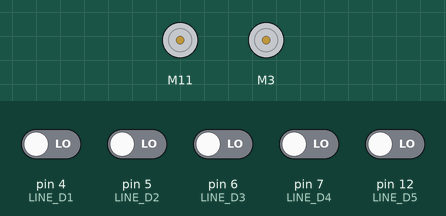
Simulated run of this sketch. Board: Arduino Uno, built with avr-gcc and run on an emulated ATmega328P. Shown: 2 × DC motor (green arrow = forward, orange = backward, longer = faster). The inputs (shaded band) are chosen by the test bench; at power-on: pin 4 (LINE_D1), pin 5 (LINE_D2), pin 6 (LINE_D3), pin 7 (LINE_D4), pin 12 (LINE_D5) LOW.

Above: at 1.2 s.
1.3 s: pin 4 (LINE_D1) driven HIGH
At 1.6 s:
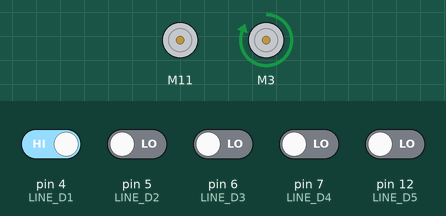
2.8 s: pin 5 (LINE_D2) driven HIGH
At 3.9 s:
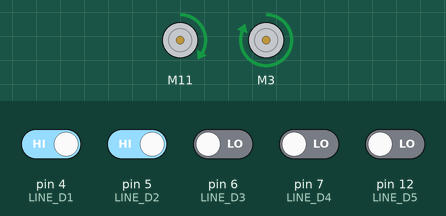
4.3 s: pin 4 (LINE_D1) driven LOW
At 5.1 s:
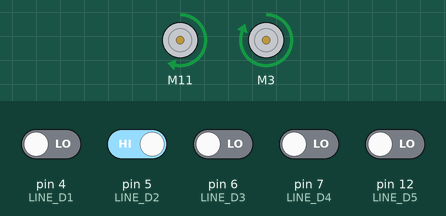
5.8 s: pin 6 (LINE_D3) driven HIGH
At 6.2 s:
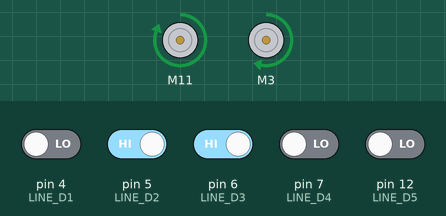
7.3 s: pin 5 (LINE_D2) driven LOW
At 8.5 s:
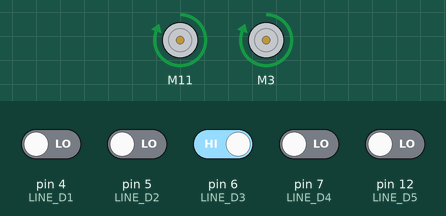
8.8 s: pin 12 (LINE_D5) driven HIGH
At 9.7 s:
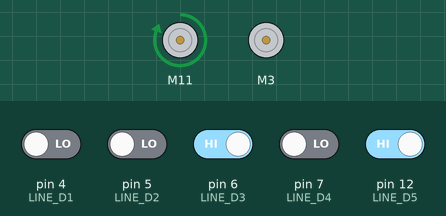
Timing chart, 0 to 11.3 s (numbered marks = the images above; inputs shaded):
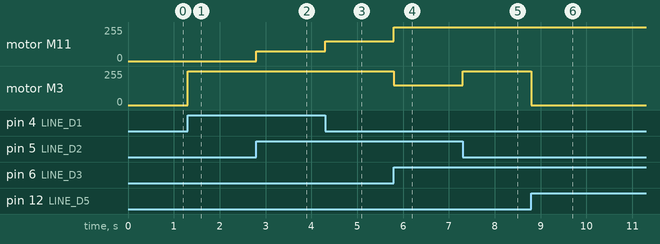

Measured:
- after the input at 1.3 s, motor M3: stopped → forward 255/255 at once
- after the input at 2.8 s, motor M11: stopped → forward 75/255 at once
- after the input at 4.3 s, motor M11: forward 75/255 → forward 150/255 at once
- after the input at 5.8 s, motor M11: forward 150/255 → forward 255/255 at once; motor M3: forward 255/255 → forward 150/255 at once
- after the input at 7.3 s, motor M3: forward 150/255 → forward 255/255 at once
- after the input at 8.8 s, motor M3: forward 255/255 → stopped at once

The sketch:

LFR_02.ino
```cpp
#include "CytronMotorDriver.h" //Include "Cytron Motor Library"
// Maker Line Sensor Pin Connection
#define LINE_D1   4
#define LINE_D2   5
#define LINE_D3   6
#define LINE_D4   7
#define LINE_D5   12

#define S0 0
#define S1 75
#define S2 150
#define S3 200
#define S4 255

// Configure the motor driver.
CytronMD motorL(PWM_PWM, 11, 10);   // motor 1 = Left motor, M1A = Pin 3, M1B = Pin 9.
CytronMD motorR(PWM_PWM, 3, 9); // motor 2= right motor, M2A = Pin 10, M2B = Pin 11.

void setup() {
  // put your setup code here, to run once:
  Serial.begin(9600);
  pinMode(LINE_D1, INPUT);
  pinMode(LINE_D2, INPUT);
  pinMode(LINE_D3, INPUT);
  pinMode(LINE_D4, INPUT);
  pinMode(LINE_D5, INPUT);
}

void loop() {
  // put your main code here, to run repeatedly:
  int D1 = digitalRead(LINE_D1);
  int D2 = digitalRead(LINE_D2);
  int D3 = digitalRead(LINE_D3);
  int D4 = digitalRead(LINE_D4);
  int D5 = digitalRead(LINE_D5);
  int arr[5] = {D1, D2, D3, D4, D5};

  // Convert the binary array to a decimal number
  int decimalNumber = 0;
  for (int i = 0; i < 5; i++) {
    decimalNumber = (decimalNumber << 1) | arr[i];
  }

  // Serial.print("Binary Array: ");
  // for (int i = 0; i < 5; i++) {
  //   Serial.print(arr[i]);
  // }
  // Serial.print(" -> Decimal Number: ");
  // Serial.println(decimalNumber);
  // delay(500);

if (decimalNumber==1) {
    motorL.setSpeed(S4);
   motorR.setSpeed(0);
}
 else if (decimalNumber==2) {
    motorL.setSpeed(S4);
   motorR.setSpeed(S2);
}
  else if (decimalNumber==3) {
    motorL.setSpeed(S4);
   motorR.setSpeed(S1);
}
 else if (decimalNumber==4) {
    motorL.setSpeed(S4);
   motorR.setSpeed(S4);
}
 else if (decimalNumber==5) {
    motorL.setSpeed(S4);
   motorR.setSpeed(0);
}
 else if (decimalNumber==6) {
    motorL.setSpeed(S4);
   motorR.setSpeed(S2);
}
 else if (decimalNumber==7) {
    motorL.setSpeed(S4);
   motorR.setSpeed(0);
}
 else if (decimalNumber==8) {
    motorL.setSpeed(S2);
   motorR.setSpeed(S4);
}
 else if (decimalNumber==12) {
    motorL.setSpeed(S4);
   motorR.setSpeed(S2);
}
 else if (decimalNumber==15) {
    motorL.setSpeed(S4);
   motorR.setSpeed(0);
}
 else if (decimalNumber==16) {
    motorL.setSpeed(0);
   motorR.setSpeed(S4);
}
 else if (decimalNumber==21) {
    motorL.setSpeed(0);
   motorR.setSpeed(S4);
}
 else if (decimalNumber==24) {
    motorL.setSpeed(S1);
   motorR.setSpeed(S4);
}
 else if (decimalNumber==28) {
    motorL.setSpeed(0);
   motorR.setSpeed(S4);
}
 else if (decimalNumber==30) {
    motorL.setSpeed(0);
   motorR.setSpeed(S4);
}
 else if (decimalNumber==31) {
    motorL.setSpeed(S4);
   motorR.setSpeed(S4);
}
}
```
